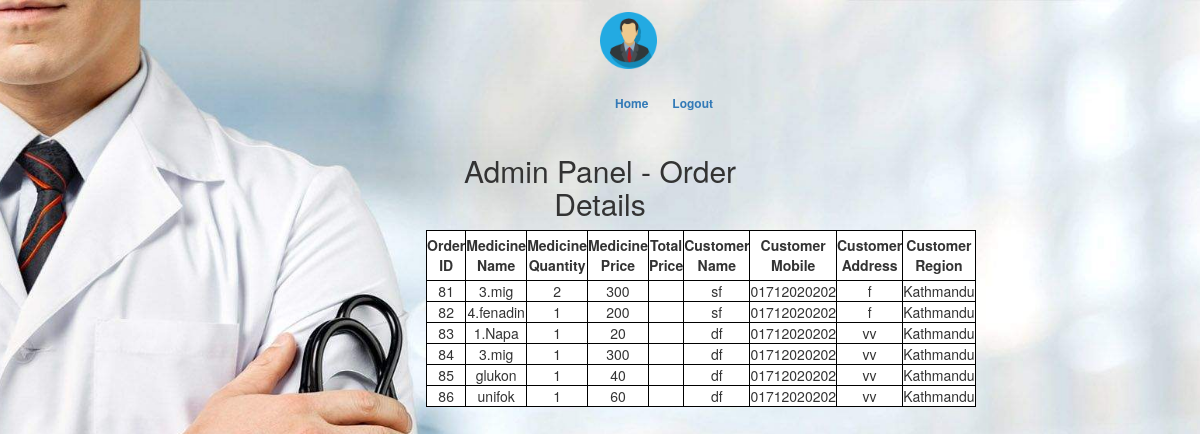
Page /adod.php on the committed database.
### tables this page shows
CREATE TABLE `medicineorder` (
  `orderId` int(11) NOT NULL,
  `medicinename` varchar(50) NOT NULL,
  `medquantity` int(11) NOT NULL,
  `medprice` varchar(50) NOT NULL,
  `totalprice` varchar(50) NOT NULL,
  `ordercusname` varchar(50) NOT NULL,
  `orderphone` varchar(15) NOT NULL,
  `orderaddress` varchar(50) NOT NULL,
  `orderregion` varchar(50) NOT NULL
);

### adod.php (the view, shortened to what this page needs)
<!DOCTYPE html>
 <html class="no-js">
<html lang="en-US">
<head>
	<link rel="stylesheet" type="text/css" href="css/font-awesome.min.css" media="all" />
	<link rel="stylesheet" type="text/css" href="css/normalize.css" media="all" />
	<link rel="stylesheet" type="text/css" href="css/bootstrap.css" media="all" />
	<link rel="stylesheet" type="text/css" href="style.css" media="all" />
</head>
<body class="login">
	<div class="header-area">
		<div class="header-top">
			<div class="container">
                <a href="#"><img src="img/admin.png" style="max-height: 5%;max-width: 5%;margin-left: 50%;opacity:1.0;"></a>
				<div class="menu col-md-5" style="margin-left: 20%;margin-top: 2%">
					<ul class="list-unstyled list-inline pull-right">
						<li><a href="adminhome.php">Home</a></li>
						<li><a href="logout.php">Logout</a></li>
					</ul>
				</div>
			</div>
		</div>
	</div>
	<div class="main-area">
		<div class="login">
			<form class="col-md-4 col-sm-offset-4 text-center">
            <h2>Admin Panel - Order Details</h2>
			  <table style="background:white;border:1px solid black;" class="text-center">
                <thead>
                    <tr style="padding-left: 10px;">
                        <th style="border:1px solid black">Order ID</th>
                        <th style="border:1px solid black">Medicine Name</th>
                        <th style="border:1px solid black">Medicine Quantity</th>
                        <th style="border:1px solid black">Medicine Price</th>
                        <th style="border:1px solid black">Total Price</th>
                        <th style="border:1px solid black">Customer Name</th>
                        <th style="border:1px solid black">Customer Mobile</th>
                        <th style="border:1px solid black">Customer Address</th>
                        <th style="border:1px solid black">Customer Region</th>
                    </tr>
                </thead>
                <tbody>
                    <?php
                    $con=mysqli_connect("localhost","root","");
                    mysqli_select_db($con,'medicineguide');
                        $resul = mysqli_query($con,"SELECT * FROM medicineorder;") or die("Failed to fetch".mysql_error());
                    while( $row = mysqli_fetch_assoc( $resul) ){
                                    echo "<tr><td>{$row['orderId']}</td><td>{$row['medicinename']}</td><td>{$row['medquantity']}</td><td>{$row['medprice']}</td><td>{$row['totalprice']}</td><td>{$row['ordercusname']}</td><td>{$row['orderphone']}</td><td>{$row['orderaddress']}</td><td>{$row['orderregion']}</td></tr>\n";
                                        }
                    ?>
                  </tbody>
                </table>
			</form>
			<br>
        </div>
        </div>
</body>
</html>

### style.css (style rules this page uses)
.header-top { padding: 1%; }
.menu { margin-left: 150px; }
.menu a { text-decoration: none; font-weight: bold; margin-left: 10px; }
.login { background: url(images/13.jpg) no-repeat center center fixed; -webkit-background-size: cover; -moz-background-size: cover; -o-background-size: cover; background-size: cover; }
.login a { font-size: 12px; line-height: 0; }
table, td, th { border: 1px solid black; text-align: center; }
table { border-collapse: collapse; width: 90%; margin-left: 3%; }
th { height: 50px; text-align: center; }

### adod.php (style rules this page uses)
html { background: url(images/13.jpg) no-repeat center center fixed; -webkit-background-size: cover; -moz-background-size: cover; -o-background-size: cover; background-size: cover; }

### rows in the picture
medicineorder: orderId "81", medicinename "3.mig", medquantity "2", medprice "300", ordercusname "sf", orderphone "01712020202", orderaddress "f", orderregion "Kathmandu"
medicineorder: orderId "82", medicinename "4.fenadin", medquantity "1", medprice "200", ordercusname "sf", orderphone "01712020202", orderaddress "f", orderregion "Kathmandu"
medicineorder: orderId "83", medicinename "1.Napa", medquantity "1", medprice "20", ordercusname "df", orderphone "01712020202", orderaddress "vv", orderregion "Kathmandu"
medicineorder: orderId "84", medicinename "3.mig", medquantity "1", medprice "300", ordercusname "df", orderphone "01712020202", orderaddress "vv", orderregion "Kathmandu"
medicineorder: orderId "85", medicinename "glukon", medquantity "1", medprice "40", ordercusname "df", orderphone "01712020202", orderaddress "vv", orderregion "Kathmandu"
medicineorder: orderId "86", medicinename "unifok", medquantity "1", medprice "60", ordercusname "df", orderphone "01712020202", orderaddress "vv", orderregion "Kathmandu"
